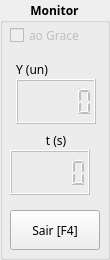
   <widget class="QGroupBox" name="gbMonitor">
    <property name="geometry">
     <rect>
      <x>370</x>
      <y>0</y>
      <width>110</width>
      <height>260</height>
     </rect>
    </property>
    <property name="sizePolicy">
     <sizepolicy hsizetype="Fixed" vsizetype="Fixed">
      <horstretch>0</horstretch>
      <verstretch>0</verstretch>
     </sizepolicy>
    </property>
    <property name="minimumSize">
     <size>
      <width>110</width>
      <height>260</height>
     </size>
    </property>
    <property name="maximumSize">
     <size>
      <width>110</width>
      <height>260</height>
     </size>
    </property>
    <property name="font">
     <font>
      <family>Sans Serif</family>
      <weight>75</weight>
      <bold>true</bold>
      <kerning>true</kerning>
     </font>
    </property>
    <property name="title">
     <string>Monitor</string>
    </property>
    <property name="alignment">
     <set>Qt::AlignCenter</set>
    </property>
    <widget class="QWidget" name="formLayoutWidget_3">
     <property name="geometry">
      <rect>
       <x>10</x>
       <y>60</y>
       <width>92</width>
       <height>71</height>
      </rect>
     </property>
     <layout class="QFormLayout" name="formLayout_3">
      <property name="labelAlignment">
       <set>Qt::AlignCenter</set>
      </property>
      <property name="formAlignment">
       <set>Qt::AlignCenter</set>
      </property>
      <property name="horizontalSpacing">
       <number>0</number>
      </property>
      <property name="verticalSpacing">
       <number>0</number>
      </property>
      <property name="topMargin">
       <number>0</number>
      </property>
      <property name="rightMargin">
       <number>0</number>
      </property>
      <property name="bottomMargin">
       <number>6</number>
      </property>
      <item row="0" column="1">
       <widget class="QLabel" name="lbLCDmonitorY">
        <property name="sizePolicy">
         <sizepolicy hsizetype="Fixed" vsizetype="Fixed">
          <horstretch>0</horstretch>
          <verstretch>0</verstretch>
         </sizepolicy>
        </property>
        <property name="font">
         <font>
          <weight>50</weight>
          <bold>false</bold>
         </font>
        </property>
        <property name="text">
         <string>Y (un)</string>
        </property>
        <property name="alignment">
         <set>Qt::AlignCenter</set>
        </property>
       </widget>
      </item>
      <item row="1" column="0" colspan="2">
       <widget class="QLCDNumber" name="lcdMonitorY">
        <property name="enabled">
         <bool>false</bool>
        </property>
        <property name="sizePolicy">
         <sizepolicy hsizetype="Fixed" vsizetype="Fixed">
          <horstretch>0</horstretch>
          <verstretch>1</verstretch>
         </sizepolicy>
        </property>
        <property name="minimumSize">
         <size>
          <width>80</width>
          <height>45</height>
         </size>
        </property>
        <property name="maximumSize">
         <size>
          <width>80</width>
          <height>45</height>
         </size>
        </property>
        <property name="sizeIncrement">
         <size>
          <width>90</width>
          <height>45</height>
         </size>
        </property>
        <property name="toolTip">
         <string>Leituras Vindas do Sensor (unidade de medida depende do tipo de sensor)</string>
        </property>
        <property name="layoutDirection">
         <enum>Qt::LeftToRight</enum>
        </property>
       </widget>
      </item>
     </layout>
    </widget>
    <widget class="QCheckBox" name="checkBoxGrace">
     <property name="enabled">
      <bool>false</bool>
     </property>
     <property name="geometry">
      <rect>
       <x>10</x>
       <y>20</y>
       <width>101</width>
       <height>30</height>
      </rect>
     </property>
     <property name="font">
      <font>
       <weight>50</weight>
       <bold>false</bold>
      </font>
     </property>
     <property name="toolTip">
      <string>Envia os Dados Adquiridos Diretamente à Janela do Programa Grace</string>
     </property>
     <property name="text">
      <string>ao Grace</string>
     </property>
    </widget>
    <widget class="QWidget" name="formLayoutWidget_6">
     <property name="geometry">
      <rect>
       <x>10</x>
       <y>130</y>
       <width>92</width>
       <height>71</height>
      </rect>
     </property>
     <layout class="QFormLayout" name="formLayout_4">
      <property name="labelAlignment">
       <set>Qt::AlignCenter</set>
      </property>
      <property name="formAlignment">
       <set>Qt::AlignCenter</set>
      </property>
      <property name="horizontalSpacing">
       <number>0</number>
      </property>
      <property name="verticalSpacing">
       <number>0</number>
      </property>
      <property name="topMargin">
       <number>0</number>
      </property>
      <property name="rightMargin">
       <number>0</number>
      </property>
      <property name="bottomMargin">
       <number>6</number>
      </property>
      <item row="0" column="1">
       <widget class="QLabel" name="lbLCDmonitorX">
        <property name="sizePolicy">
         <sizepolicy hsizetype="Preferred" vsizetype="Preferred">
          <horstretch>0</horstretch>
          <verstretch>0</verstretch>
         </sizepolicy>
        </property>
        <property name="font">
         <font>
          <weight>50</weight>
          <bold>false</bold>
         </font>
        </property>
        <property name="text">
         <string>t (s)</string>
        </property>
        <property name="alignment">
         <set>Qt::AlignCenter</set>
        </property>
       </widget>
      </item>
      <item row="1" column="0" colspan="2">
       <widget class="QLCDNumber" name="lcdMonitorX">
        <property name="enabled">
         <bool>false</bool>
        </property>
        <property name="sizePolicy">
         <sizepolicy hsizetype="Fixed" vsizetype="Fixed">
          <horstretch>0</horstretch>
          <verstretch>1</verstretch>
         </sizepolicy>
        </property>
        <property name="minimumSize">
         <size>
          <width>80</width>
          <height>45</height>
         </size>
        </property>
        <property name="maximumSize">
         <size>
          <width>80</width>
          <height>45</height>
         </size>
        </property>
        <property name="sizeIncrement">
         <size>
          <width>0</width>
          <height>0</height>
         </size>
        </property>
        <property name="toolTip">
         <string>Instante da Medição</string>
        </property>
        <property name="layoutDirection">
         <enum>Qt::LeftToRight</enum>
        </property>
       </widget>
      </item>
     </layout>
    </widget>
    <widget class="QPushButton" name="btnAppClose">
     <property name="geometry">
      <rect>
       <x>10</x>
       <y>210</y>
       <width>90</width>
       <height>40</height>
      </rect>
     </property>
     <property name="sizePolicy">
      <sizepolicy hsizetype="Fixed" vsizetype="Fixed">
       <horstretch>0</horstretch>
       <verstretch>0</verstretch>
      </sizepolicy>
     </property>
     <property name="minimumSize">
      <size>
       <width>90</width>
       <height>40</height>
      </size>
     </property>
     <property name="maximumSize">
      <size>
       <width>90</width>
       <height>40</height>
      </size>
     </property>
     <property name="font">
      <font>
       <weight>50</weight>
       <bold>false</bold>
      </font>
     </property>
     <property name="toolTip">
      <string>Sair da aplicação</string>
     </property>
     <property name="text">
      <string>Sair [F4]</string>
     </property>
     <property name="iconSize">
      <size>
       <width>32</width>
       <height>32</height>
      </size>
     </property>
     <property name="shortcut">
      <string>F4</string>
     </property>
    </widget>
   </widget>
